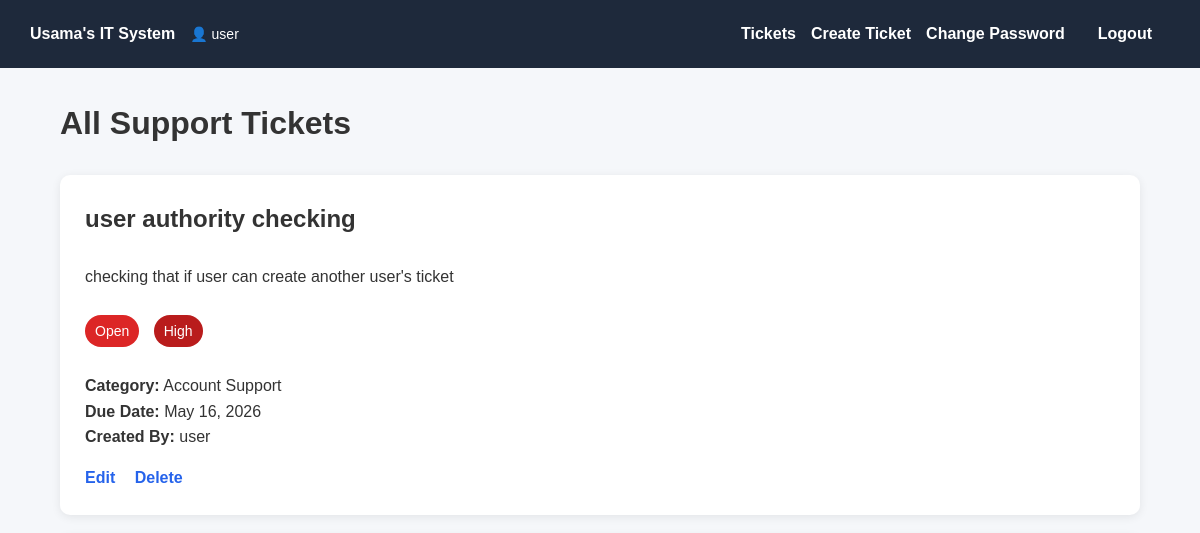
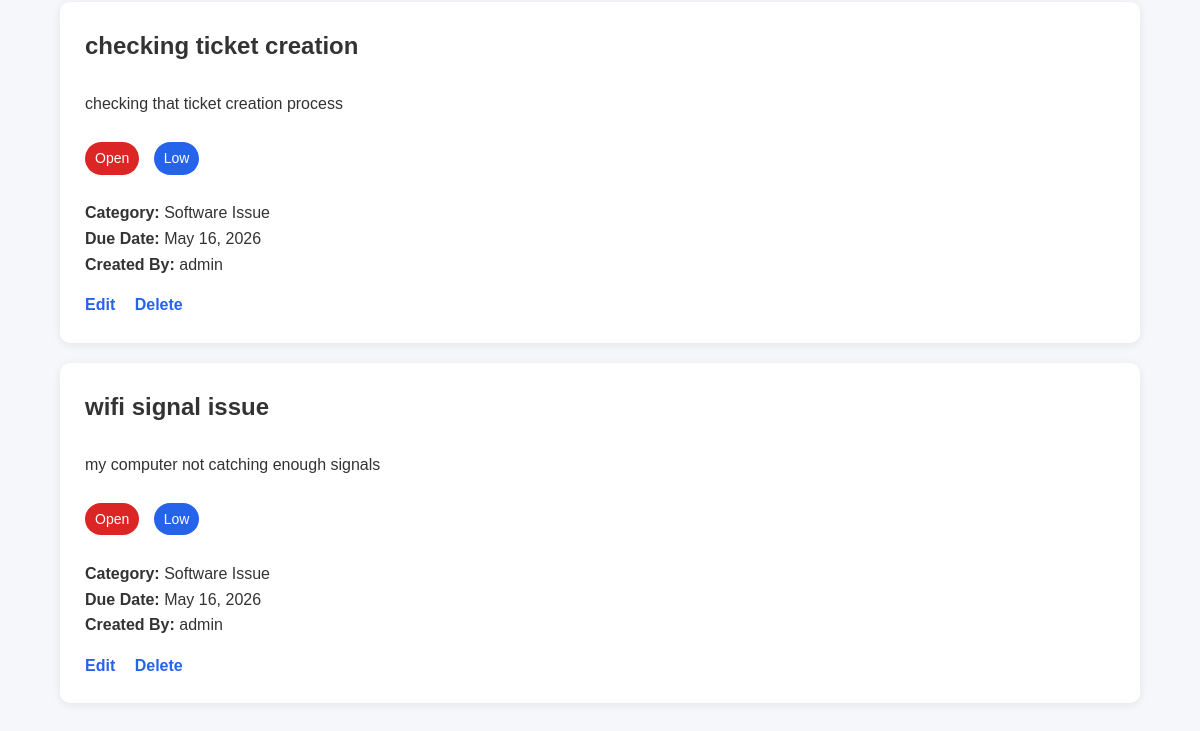
The page /tickets/ (signed in) on the database as committed earlier (2 pictures, top to bottom).
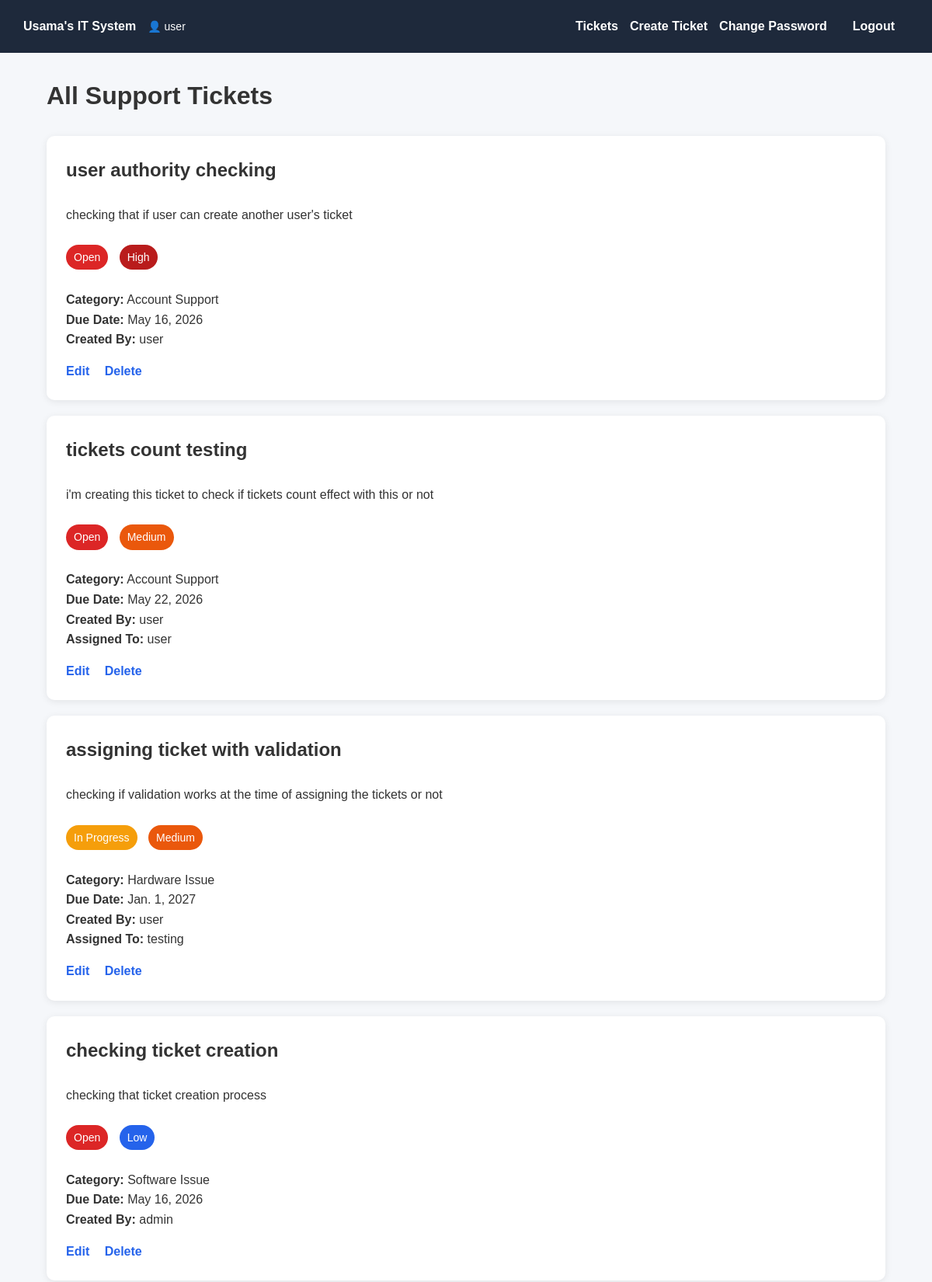
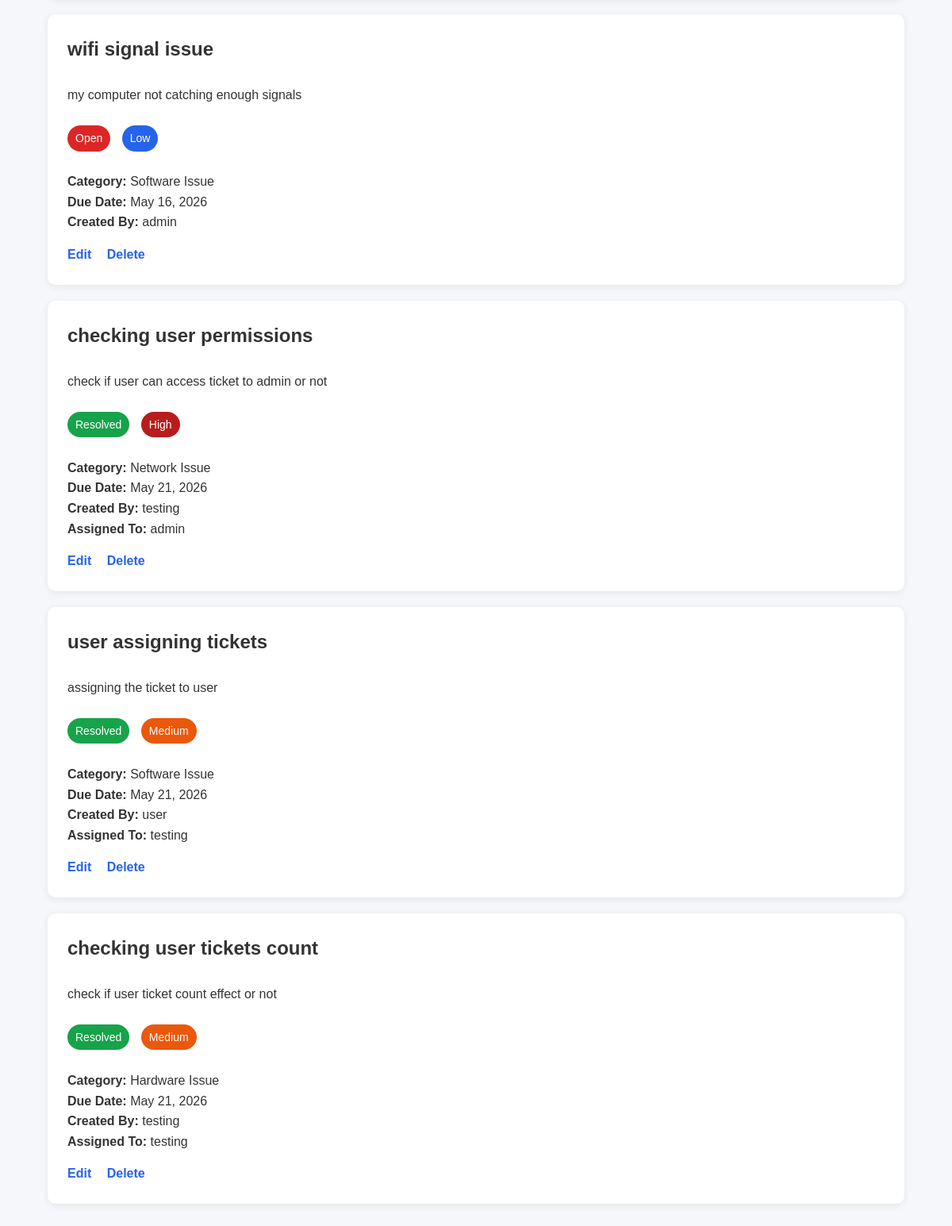
The same page on the database as committed later (2 pictures, top to bottom).
### ITSystem/models.py (models this page shows, shortened)
class Ticket(models.Model):
    PRIORITY_CHOICES = [
        ('Low', 'Low'),
        ('Medium', 'Medium'),
        ('High', 'High'),
    ]
    STATUS_CHOICES = [
        ('Open', 'Open'),
        ('In Progress', 'In Progress'),
        ('Resolved', 'Resolved'),
    ]
    title = models.CharField(max_length=200)
    description = models.TextField()
    due_date = models.DateField()
    priority = models.CharField(
        max_length=20,
        choices=PRIORITY_CHOICES
    )
    status = models.CharField(
        max_length=20,
        choices=STATUS_CHOICES
    )
    category = models.ForeignKey(
        Category,
        on_delete=models.CASCADE
    )
    created_by = models.ForeignKey(
        User,
        on_delete=models.CASCADE,
        related_name='created_tickets'
    )
    assigned_to = models.ForeignKey(
        User,
        on_delete=models.SET_NULL,
        null=True,
        blank=True,
        related_name='assigned_tickets'
    )
    created_at = models.DateTimeField(
        auto_now_add=True
    )

class Category(models.Model):
    name = models.CharField(max_length=100)
    def __str__(self):
        return self.name

### ITSystem/views.py (the view, shortened to what this page needs)
# urls.py: path('tickets/', views.ticket_list, name='ticket_list'),
@login_required
def ticket_list(request):
    if request.user.is_superuser:
        tickets = Ticket.objects.all()
    priority_order = {
        'High': 1,
        'Medium': 2,
        'Low': 3
    }
    tickets = sorted(
        tickets,
        key=lambda ticket: (
            ticket.status == 'Resolved',
            priority_order.get(ticket.priority, 99),
            ticket.status == 'In Progress',
            -ticket.id
        )
    )
    return render(
        request,
        'tasks/ticket_list.html',
        {
            'tickets': tickets
        }
    )

### ITSystem/templates/tasks/ticket_list.html (shortened to what this page needs)
{% extends 'base.html' %}
{% block content %}
<h1>All Support Tickets</h1>
<br>
{% if tickets %}
    {% for ticket in tickets %}
        <div class="card">
            <h2>{{ ticket.title }}</h2>
            <br>
            <p>{{ ticket.description }}</p>
            <br>
            <span class="badge
                {% if ticket.status == 'Open' %}
                    open
                {% elif ticket.status == 'In Progress' %}
                    progress
                {% else %}
                    resolved
                {% endif %}
            ">
                {{ ticket.status }}
            </span>
            <span class="badge
                {% if ticket.priority == 'Low' %}
                    low
                {% elif ticket.priority == 'Medium' %}
                    medium
                {% else %}
                    high
                {% endif %}
            ">
                {{ ticket.priority }}
            </span>
            <br><br>
            <p>
                <strong>Category:</strong>
                {{ ticket.category }}
            </p>
            <p>
                <strong>Due Date:</strong>
                {{ ticket.due_date }}
            </p>
            <p>
                <strong>Created By:</strong>
                {{ ticket.created_by }}
            </p>
            {% if ticket.assigned_to %}
                <p>
                    <strong>Assigned To:</strong>
                    {{ ticket.assigned_to }}
                </p>
            {% endif %}
            <div class="ticket-actions">
                {% if request.user.is_superuser or request.user == ticket.created_by or request.user == ticket.assigned_to %}
                    <a href="/tickets/update/{{ ticket.id }}/">
                        Edit
                    </a>
                {% endif %}
                {% if request.user.is_superuser or request.user == ticket.created_by %}
                    <a href="/tickets/delete/{{ ticket.id }}/">
                        Delete
                    </a>
                {% endif %}
            </div>
        </div>
    {% endfor %}
{% endif %}
{% endblock %}

### ITSystem/templates/base.html (shortened to what this page needs)
{% load static %}
<!DOCTYPE html>
<html lang="en">
<head>
    <link rel="stylesheet" href="{% static 'css/style.css' %}">
</head>
<body>
    <nav class="navbar">
        <div class="nav-left">
            <a href="/dashboard/">
                Usama's IT System
            </a>
            {% if user.is_authenticated %}
                <span class="user-display">
                    👤 {{ user.username }}
                </span>
            {% endif %}
        </div>
        <div class="nav-right">
            {% if user.is_authenticated %}
                <a href="/tickets/">
                    Tickets
                </a>
                <a href="/tickets/create/">
                    Create Ticket
                </a>
                <a href="/accounts/password_change/">
                    Change Password
                </a>
                <form action="/accounts/logout/" method="POST">
                    <button type="submit">
                        Logout
                    </button>
                </form>
            {% endif %}
        </div>
    </nav>
    <div class="container">
        {% block content %}
        {% endblock %}
    </div>
</body>
</html>

### ITSystem/static/css/style.css (style rules this page uses)
* { margin:0; padding:0; box-sizing:border-box; }
body { font-family:Arial, sans-serif; background:#f5f7fa; color:#333; line-height:1.6; }
.navbar { display: flex; justify-content: space-between; align-items: center; background-color: #1e293b; padding: 15px 30px; }
.nav-left { display: flex; align-items: center; gap: 15px; }
.nav-right { display: flex; align-items: center; gap: 15px; }
.navbar a { color: white; text-decoration: none; font-weight: bold; }
.user-display { color: white; font-size: 14px; }
.navbar form { margin: 0; }
.navbar button { background: none; border: none; color: white; cursor: pointer; font-weight: bold; font-size: 16px; }
.container { width:90%; max-width:1100px; margin:30px auto; }
.card { background:white; padding:25px; margin-bottom:20px; border-radius:10px; box-shadow:0 2px 10px rgba(0,0,0,0.08); transition:0.3s; }
button { background:#1e293b; color:white; border:none; padding:10px 18px; border-radius:5px; cursor:pointer; font-size:15px; }
.ticket-actions { margin-top:15px; }
.ticket-actions a { text-decoration:none; margin-right:15px; font-weight:bold; color:#2563eb; }
.badge { display:inline-block; padding:5px 10px; border-radius:20px; color:white; font-size:14px; margin-right:10px; }
.open { background:#dc2626; }
.progress { background:#f59e0b; }
.resolved { background:#16a34a; }
.low { background:#2563eb; }
.medium { background:#ea580c; }
.high { background:#b91c1c; }

Rows that differ between the two databases and show on the page:
added Ticket: title "tickets count testing", description "i'm creating this ticket to check if tickets count effect with this or not", status "Open", priority "Medium", category "Account Support", due_date "May 22, 2026", created_by "user", assigned_to "user"
added Ticket: title "assigning ticket with validation", description "checking if validation works at the time of assigning the tickets or not", status "In Progress", priority "Medium", category "Hardware Issue", due_date "Jan. 1, 2027", created_by "user", assigned_to "testing"
added Ticket: title "checking user permissions", description "check if user can access ticket to admin or not", status "Resolved", priority "High", category "Network Issue", due_date "May 21, 2026", created_by "testing", assigned_to "admin"
added Ticket: title "user assigning tickets", description "assigning the ticket to user", status "Resolved", priority "Medium", category "Software Issue", due_date "May 21, 2026", created_by "user", assigned_to "testing"
added Ticket: title "checking user tickets count", description "check if user ticket count effect or not", status "Resolved", priority "Medium", category "Hardware Issue", due_date "May 21, 2026", created_by "testing", assigned_to "testing"
